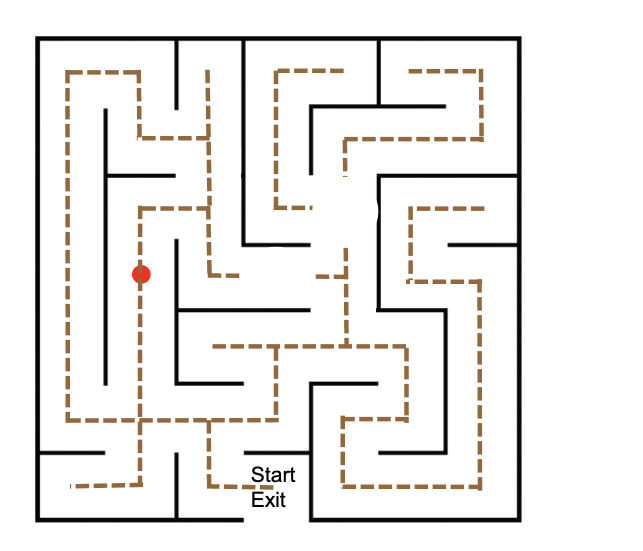
#> input picture map.png, 1286 x 1102 px (shown at 1/2 size)
$ python plan_route.py
#> lines starting #> are read from the running program, lines starting #| are printed output that depends on the picture
"""
Plan a full-coverage route (Chinese Postman) over the maze and export it
as a C header for the Arduino.

    python3 plan_route.py            -> writes route.h, route.txt, graph_check.png, route_overlay.png
"""
import itertools
import networkx as nx
from PIL import Image, ImageDraw, ImageFont

from maze_graph import (NODES, EDGES, BASE, START_HEADING, BLIND_NODES,
                        KNOWN_ITEMS, MM_PER_PX)

DIRS = "NESW"
TURN_NAME = {0: "S", 1: "R", 2: "B", 3: "L"}


def direction(u, v):
    (x1, y1), (x2, y2) = NODES[u], NODES[v]
    if x1 == x2:
        return "N" if y2 < y1 else "S"
    if y1 == y2:
        return "E" if x2 > x1 else "W"
    raise ValueError(f"Edge {u}-{v} is not axis-aligned: {NODES[u]} {NODES[v]}")


def length(u, v):
    (x1, y1), (x2, y2) = NODES[u], NODES[v]
    return abs(x1 - x2) + abs(y1 - y2)


def build_graph():
    g = nx.Graph()
    for n in NODES:
        g.add_node(n)
    for u, v, gaps in EDGES:
        g.add_edge(u, v, weight=length(u, v), gaps={u: gaps,
                   v: [(length(u, v) - e, length(u, v) - s) for s, e in gaps]})
    # sanity: at most one neighbour per direction
    for n in g.nodes:
        seen = {}
        for m in g.neighbors(n):
            d = direction(n, m)
            assert d not in seen, f"{n} has two neighbours to the {d}: {seen[d]}, {m}"
            seen[d] = m
    assert nx.is_connected(g), "graph is not connected"
    return g


def chinese_postman(g, start):
#> called with start = 'B'
    odd = [n for n in g.nodes if g.degree(n) % 2]
    dist = dict(nx.all_pairs_dijkstra_path_length(g))
    k = nx.Graph()
    for a, b in itertools.combinations(odd, 2):
        k.add_edge(a, b, weight=dist[a][b])
    matching = nx.min_weight_matching(k)
    mg = nx.MultiGraph(g)
    for a, b in matching:
        path = nx.dijkstra_path(g, a, b)
        for u, v in zip(path, path[1:]):
            mg.add_edge(u, v, weight=g[u][v]["weight"])
    circuit = [u for u, _ in nx.eulerian_circuit(mg, source=start)] + [start]
    return circuit


def simulate(g, route):
    """Turn sequence the robot will execute, plus coverage check."""
    heading = START_HEADING
    assert direction(route[0], route[1]) == heading, "first edge must match START_HEADING"
    steps, covered, total = [], set(), 0
    for i in range(1, len(route)):
        prev, node = route[i - 1], route[i]
        covered.add(frozenset((prev, node)))
        total += g[prev][node]["weight"]
        heading = direction(prev, node)
        if i + 1 < len(route):
            nxt = direction(node, route[i + 1])
            turn = TURN_NAME[(DIRS.index(nxt) - DIRS.index(heading)) % 4]
        else:
            turn = "-"  # home
        steps.append((node, turn))
    missing = [e for e in g.edges if frozenset(e) not in covered]
    assert not missing, f"edges not covered: {missing}"
    return steps, total


def write_header(g, route, path="route.h"):
#> called with path = 'route.h'
    names = list(NODES)
    idx = {n: i for i, n in enumerate(names)}
    mm = lambda px: int(round(px * MM_PER_PX))
    lines = [
        "// Generated by plan_route.py - do not edit by hand.",
        "#pragma once",
        "#include <avr/pgmspace.h>",
        "",
        f"#define NUM_NODES {len(names)}",
        f"#define ROUTE_LEN {len(route)}",
        f"#define BASE_NODE {idx[BASE]}",
        f"#define START_HEADING {DIRS.index(START_HEADING)}  // 0=N 1=E 2=S 3=W",
        "#define NO_NODE 255",
        "",
        "// Node flags",
        "#define NF_DEADEND 1",
        "#define NF_CORNER  2",
        "#define NF_BLIND   4   // junction with no line under it",
        "",
        "struct Node {",
        "  uint8_t  nb[4];        // neighbour index per direction N,E,S,W (NO_NODE = none)",
        "  uint16_t len[4];       // edge length in mm",
        "  uint16_t gapStart[4];  // mm from this node where the line disappears (0 and gapEnd 0 = no gap)",
        "  uint16_t gapEnd[4];    // mm from this node where the line comes back",
        "  uint8_t  flags;",
        "};",
        "",
        "const Node NODES[NUM_NODES] PROGMEM = {",
    ]
    for n in names:
        nb, ln, gs, ge = ["NO_NODE"] * 4, [0] * 4, [0] * 4, [0] * 4
        for m in g.neighbors(n):
            d = DIRS.index(direction(n, m))
            nb[d], ln[d] = str(idx[m]), mm(g[n][m]["weight"])
            gaps = g[n][m]["gaps"][n]
            if gaps:
                gs[d], ge[d] = mm(gaps[0][0]), mm(gaps[0][1])
        deg = g.degree(n)
        flags = []
        if deg == 1:
            flags.append("NF_DEADEND")
        if deg == 2 and len({direction(n, m) in "NS" for m in g.neighbors(n)}) == 2:
            flags.append("NF_CORNER")
        if n in BLIND_NODES:
            flags.append("NF_BLIND")
        f = "|".join(flags) or "0"
        lines.append(f"  {{{{{', '.join(nb)}}}, {{{', '.join(map(str, ln))}}}, "
                     f"{{{', '.join(map(str, gs))}}}, {{{', '.join(map(str, ge))}}}, {f}}},  // {idx[n]:2d} {n}")
    lines += ["};", "", "// Full-coverage route as node indices, starts and ends at base",
              "const uint8_t ROUTE[ROUTE_LEN] PROGMEM = {"]
    for i in range(0, len(route), 16):
        lines.append("  " + ", ".join(f"{idx[n]:2d}" for n in route[i:i + 16]) + ",")
    lines += ["};", ""]
    lines.append("// Node names (debug output)")
    lines.append("const char* const NODE_NAMES[NUM_NODES] = {" +
                 ", ".join(f'"{n}"' for n in names) + "};")
    open(path, "w").write("\n".join(lines) + "\n")


def draw(g, route=None, out="graph_check.png"):
#> called with out = 'graph_check.png'
    img = Image.open("map.png").convert("RGB")
    d = ImageDraw.Draw(img)
    try:
        font = ImageFont.truetype("DejaVuSans-Bold.ttf", 15)
    except OSError:
        font = ImageFont.load_default()
    for u, v, data in g.edges(data=True):
        (x1, y1), (x2, y2) = NODES[u], NODES[v]
        d.line([(x1, y1), (x2, y2)], fill=(30, 110, 230), width=5)
        L = data["weight"]
        for s, e in data["gaps"][u]:
            t0, t1 = s / L, e / L
            d.line([(x1 + (x2 - x1) * t0, y1 + (y2 - y1) * t0),
                    (x1 + (x2 - x1) * t1, y1 + (y2 - y1) * t1)], fill=(230, 40, 40), width=9)
    for n, (x, y) in NODES.items():
        col = (0, 170, 0) if n == BASE else (230, 120, 0) if n in BLIND_NODES else (20, 20, 20)
        d.ellipse([x - 7, y - 7, x + 7, y + 7], fill=col)
        d.text((x + 8, y - 20), n, fill=col, font=font)
    for _, _, (x, y) in KNOWN_ITEMS:
        d.ellipse([x - 10, y - 10, x + 10, y + 10], outline=(200, 0, 200), width=3)
    if route:
        # step numbers at each arrival
        counts = {}
        for i, n in enumerate(route[1:], 1):
            x, y = NODES[n]
            k = counts.get(n, 0)
            counts[n] = k + 1
            d.text((x + 8, y + 2 + 15 * k), str(i), fill=(120, 0, 160), font=font)
    img.save(out)
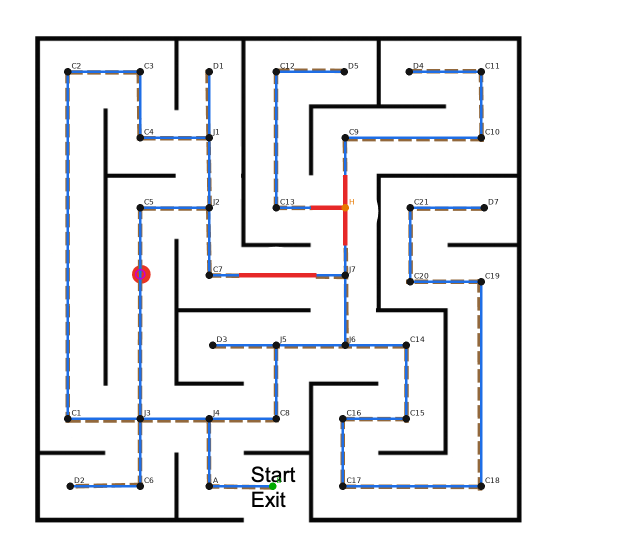
#> saved as graph_check.png: PIL image 1286x1102 RGB (shown at 1/2 size); mean R, G, B 234.2, 234.8, 236.7


if __name__ == "__main__":
    g = build_graph()
    route = chinese_postman(g, BASE)
    steps, total = simulate(g, route)
    write_header(g, route)
    draw(g, out="graph_check.png")
    draw(g, route, out="route_overlay.png")
#> call 2 of draw, with out = 'route_overlay.png'
#> after the loop in draw (call 2), `for i, n in enumerate(route[1:], 1):`: counts = 37 items
#> in draw (call 2), `img.save(out)`:
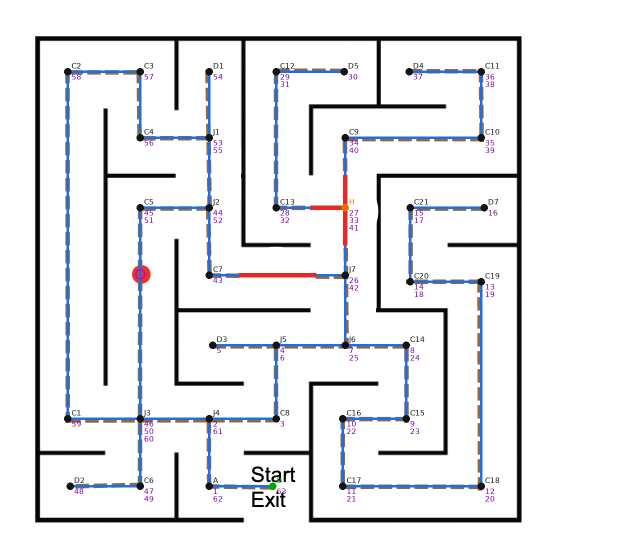
#> saved as route_overlay.png: PIL image 1286x1102 RGB (shown at 1/2 size); mean R, G, B 233.9, 234.2, 236.5
    base_len = sum(d["weight"] for *_, d in g.edges(data=True))
    with open("route.txt", "w") as f:
        f.write(f"Total line length: {base_len} px, route length: {total} px "
                f"({total / base_len:.2f}x), {len(steps)} nodes visited\n\n")
        for i, (n, t) in enumerate(steps, 1):
            f.write(f"{i:3d}  arrive {n:4s} -> {t}\n")
    print(open("route.txt").read())
